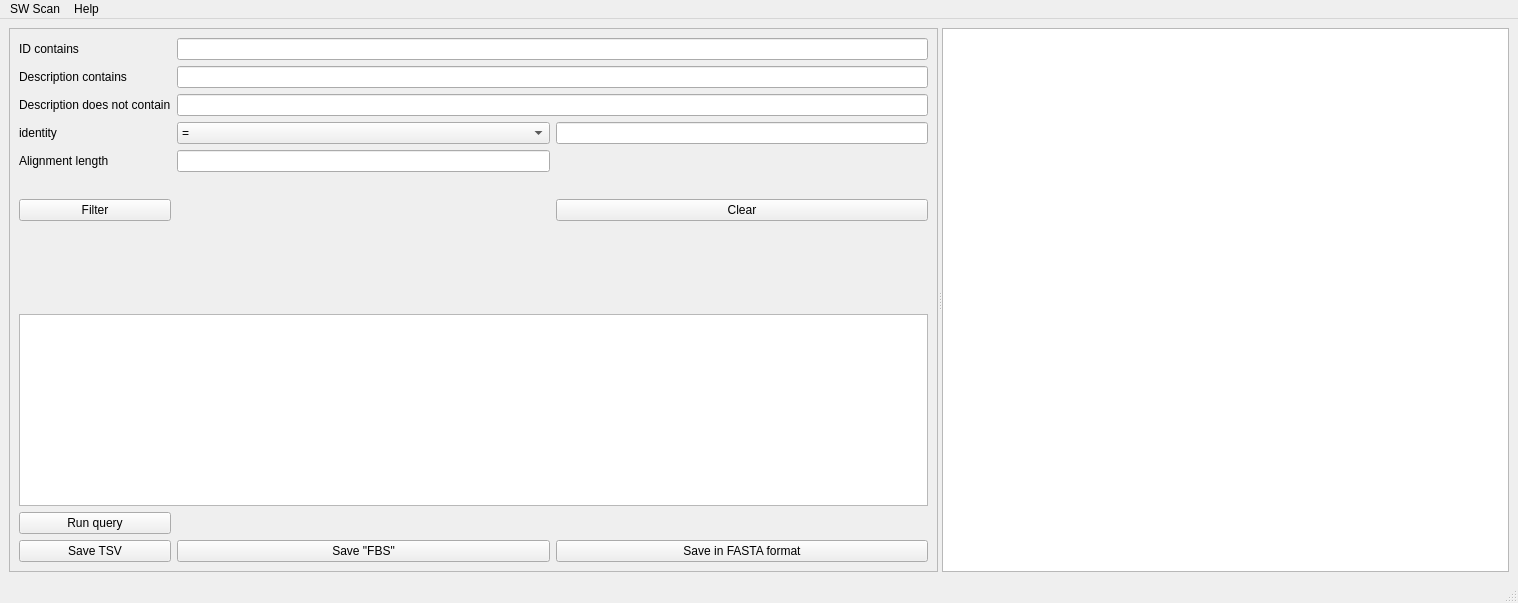
<?xml version="1.0" encoding="UTF-8"?>
<ui version="4.0">
 <class>MainWindow</class>
 <widget class="QMainWindow" name="MainWindow">
  <property name="geometry">
   <rect>
    <x>0</x>
    <y>0</y>
    <width>1518</width>
    <height>603</height>
   </rect>
  </property>
  <property name="windowTitle">
   <string>MainWindow</string>
  </property>
  <widget class="QWidget" name="centralwidget">
   <layout class="QHBoxLayout" name="horizontalLayout">
    <item>
     <widget class="QSplitter" name="splitter">
      <property name="orientation">
       <enum>Qt::Horizontal</enum>
      </property>
      <widget class="QFrame" name="frame">
       <property name="frameShape">
        <enum>QFrame::StyledPanel</enum>
       </property>
       <property name="frameShadow">
        <enum>QFrame::Raised</enum>
       </property>
       <layout class="QVBoxLayout" name="verticalLayout">
        <item>
         <layout class="QGridLayout" name="gridLayout">
          <item row="10" column="0">
           <widget class="QPushButton" name="pb_save_tsv">
            <property name="text">
             <string>Save TSV</string>
            </property>
           </widget>
          </item>
          <item row="0" column="0">
           <widget class="QLabel" name="label">
            <property name="text">
             <string>ID contains</string>
            </property>
           </widget>
          </item>
          <item row="3" column="1" colspan="2">
           <widget class="QLineEdit" name="le_description2"/>
          </item>
          <item row="8" column="0" colspan="3">
           <widget class="QPlainTextEdit" name="pte_sql"/>
          </item>
          <item row="6" column="0">
           <widget class="QPushButton" name="pb_filter">
            <property name="text">
             <string>Filter</string>
            </property>
           </widget>
          </item>
          <item row="10" column="1">
           <widget class="QPushButton" name="pb_save_fbs">
            <property name="text">
             <string>Save &quot;FBS&quot;</string>
            </property>
           </widget>
          </item>
          <item row="5" column="1">
           <widget class="QLineEdit" name="le_align_length"/>
          </item>
          <item row="3" column="0">
           <widget class="QLabel" name="label_5">
            <property name="text">
             <string>Description does not contain</string>
            </property>
           </widget>
          </item>
          <item row="5" column="0">
           <widget class="QLabel" name="label_4">
            <property name="text">
             <string>Alignment length</string>
            </property>
           </widget>
          </item>
          <item row="4" column="1">
           <widget class="QComboBox" name="cb_identity_relation">
            <item>
             <property name="text">
              <string>=</string>
             </property>
            </item>
            <item>
             <property name="text">
              <string>&gt;=</string>
             </property>
            </item>
            <item>
             <property name="text">
              <string>&lt;=</string>
             </property>
            </item>
           </widget>
          </item>
          <item row="0" column="1" colspan="2">
           <widget class="QLineEdit" name="le_id"/>
          </item>
          <item row="6" column="1">
           <spacer name="verticalSpacer">
            <property name="orientation">
             <enum>Qt::Vertical</enum>
            </property>
            <property name="sizeHint" stdset="0">
             <size>
              <width>20</width>
              <height>40</height>
             </size>
            </property>
           </spacer>
          </item>
          <item row="1" column="0">
           <widget class="QLabel" name="label_2">
            <property name="text">
             <string>Description contains</string>
            </property>
           </widget>
          </item>
          <item row="1" column="1" colspan="2">
           <widget class="QLineEdit" name="le_description1"/>
          </item>
          <item row="7" column="0">
           <spacer name="verticalSpacer_2">
            <property name="orientation">
             <enum>Qt::Vertical</enum>
            </property>
            <property name="sizeHint" stdset="0">
             <size>
              <width>20</width>
              <height>40</height>
             </size>
            </property>
           </spacer>
          </item>
          <item row="9" column="0">
           <widget class="QPushButton" name="pb_run_query">
            <property name="text">
             <string>Run query</string>
            </property>
           </widget>
          </item>
          <item row="4" column="0">
           <widget class="QLabel" name="label_3">
            <property name="text">
             <string>identity</string>
            </property>
           </widget>
          </item>
          <item row="4" column="2">
           <widget class="QLineEdit" name="le_identity"/>
          </item>
          <item row="6" column="2">
           <widget class="QPushButton" name="pb_clear">
            <property name="text">
             <string>Clear</string>
            </property>
           </widget>
          </item>
          <item row="10" column="2">
           <widget class="QPushButton" name="pb_save_fasta">
            <property name="text">
             <string>Save in FASTA format</string>
            </property>
           </widget>
          </item>
         </layout>
        </item>
       </layout>
      </widget>
      <widget class="QTableView" name="tw"/>
     </widget>
    </item>
   </layout>
  </widget>
  <widget class="QMenuBar" name="menubar">
   <property name="geometry">
    <rect>
     <x>0</x>
     <y>0</y>
     <width>1518</width>
     <height>22</height>
    </rect>
   </property>
   <widget class="QMenu" name="menuQuit">
    <property name="title">
     <string>SW Scan</string>
    </property>
    <addaction name="action_load_file"/>
    <addaction name="action_quit"/>
   </widget>
   <widget class="QMenu" name="menuHelp">
    <property name="title">
     <string>Help</string>
    </property>
    <addaction name="actionAbout"/>
   </widget>
   <addaction name="menuQuit"/>
   <addaction name="menuHelp"/>
  </widget>
  <widget class="QStatusBar" name="statusbar"/>
  <action name="action_quit">
   <property name="text">
    <string>Quit</string>
   </property>
  </action>
  <action name="action_load_file">
   <property name="text">
    <string>Load file</string>
   </property>
  </action>
  <action name="actionAbout">
   <property name="text">
    <string>About</string>
   </property>
  </action>
 </widget>
 <resources/>
 <connections/>
</ui>
